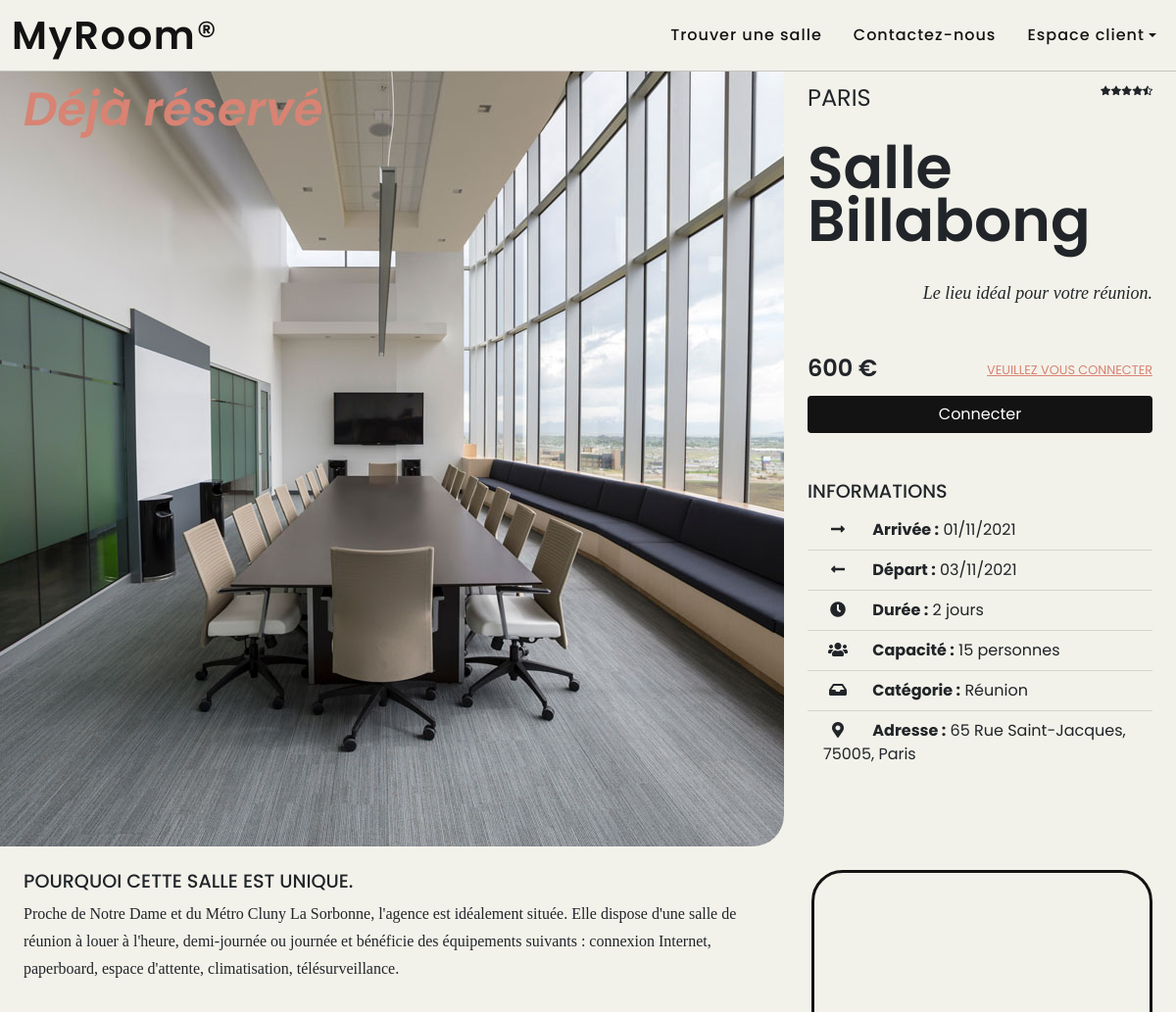
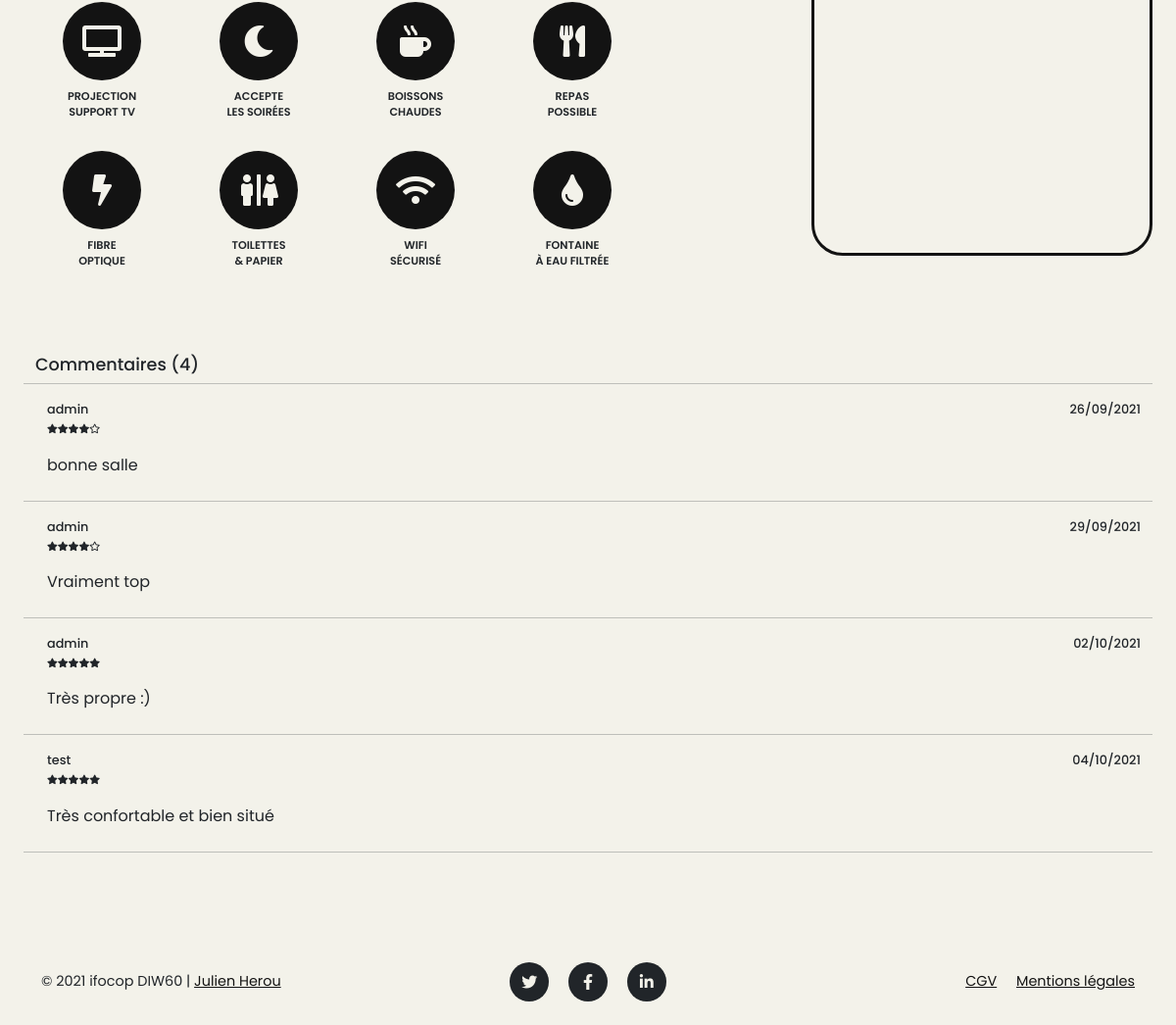
Screenshot of /fiche_produit.php?id_produit=2 with the database file from the repository (2 pictures, top to bottom).
### tables this page shows
CREATE TABLE IF NOT EXISTS `produit` (
  `id_produit` int(3) NOT NULL AUTO_INCREMENT,
  `id_salle` int(3) NOT NULL,
  `date_arrivee` datetime NOT NULL,
  `date_depart` datetime NOT NULL,
  `prix` int(5) NOT NULL,
  `etat` enum('libre','reservation') NOT NULL,
  PRIMARY KEY (`id_produit`),
  KEY `produit_ibfk_1` (`id_salle`)
);

CREATE TABLE IF NOT EXISTS `salle` (
  `id_salle` int(3) NOT NULL AUTO_INCREMENT,
  `titre` varchar(255) NOT NULL,
  `description` text NOT NULL,
  `photo` varchar(255) NOT NULL,
  `pays` varchar(255) NOT NULL,
  `ville` varchar(255) NOT NULL,
  `adresse` varchar(255) NOT NULL,
  `cp` varchar(5) NOT NULL,
  `capacite` int(3) NOT NULL,
  `categorie` enum('Réunion','Bureau','Formation') NOT NULL,
  PRIMARY KEY (`id_salle`)
);

CREATE TABLE IF NOT EXISTS `membre` (
  `id_membre` int(5) NOT NULL AUTO_INCREMENT,
  `pseudo` varchar(255) NOT NULL,
  `mdp` varchar(255) NOT NULL,
  `nom` varchar(255) NOT NULL,
  `prenom` varchar(255) NOT NULL,
  `email` varchar(255) NOT NULL,
  `civilite` enum('m','f','nb') NOT NULL,
  `statut` int(1) NOT NULL,
  `date_enregistrement` datetime NOT NULL,
  PRIMARY KEY (`id_membre`)
);

CREATE TABLE IF NOT EXISTS `avis` (
  `id_avis` int(5) NOT NULL AUTO_INCREMENT,
  `id_membre` int(5) NOT NULL,
  `id_salle` int(3) NOT NULL,
  `commentaire` text NOT NULL,
  `note` int(2) NOT NULL,
  `date_enregistrement` datetime NOT NULL,
  PRIMARY KEY (`id_avis`),
  KEY `id_salle` (`id_salle`),
  KEY `id_membre` (`id_membre`)
);

### fiche_produit.php (the view, shortened to what this page needs)
<?php
include 'inc/init.inc.php';
include 'inc/functions.inc.php';
if (isset($_GET['id_produit'])) {
    $recup_produit = $pdo->prepare("SELECT * FROM salle, produit WHERE id_produit = :id_produit AND salle.id_salle = produit.id_salle");
    $recup_produit->bindParam(':id_produit', $_GET['id_produit'], PDO::PARAM_STR);
    $recup_produit->execute();
} else {
    header('location:index.php');
}
$infos_produit = $recup_produit->fetch(PDO::FETCH_ASSOC);
$calcul_arrivee = strtotime($infos_produit['date_arrivee']);
$calcul_depart = strtotime($infos_produit['date_depart']);
$duree = round(($calcul_depart - $calcul_arrivee)/60/60/24,0);
if (isset($_GET['id_produit'])) {
$liste_avis = $pdo->prepare("SELECT * FROM salle, membre, avis, produit WHERE id_produit = :id_produit AND salle.id_salle = produit.id_salle AND salle.id_salle = avis.id_salle AND membre.id_membre = avis.id_membre");
$liste_avis->bindParam(':id_produit', $_GET['id_produit'], PDO::PARAM_STR);
$liste_avis->execute();
}
if (isset($_GET['id_produit'])) {
$total_avis = $pdo->prepare("SELECT COUNT(*) AS nombre FROM salle, membre, avis, produit WHERE id_produit = :id_produit AND salle.id_salle = produit.id_salle AND salle.id_salle = avis.id_salle AND membre.id_membre = avis.id_membre");
$total_avis->bindParam(':id_produit', $_GET['id_produit'], PDO::PARAM_STR);
$total_avis->execute();
$info_avis = $total_avis->fetch(PDO::FETCH_ASSOC);
$number_avis = $info_avis['nombre'];
}
if (isset($_GET['id_produit'])) {
$recup_note_moy = $pdo->prepare("SELECT ROUND(AVG(note), 1) AS nombre FROM avis, salle, produit WHERE produit.id_produit = :id_produit AND avis.id_salle = salle.id_salle AND salle.id_salle = produit.id_salle");
$recup_note_moy->bindParam(':id_produit', $_GET['id_produit'], PDO::PARAM_STR);
$recup_note_moy->execute();
$liste_note_moy = $recup_note_moy->fetch(PDO::FETCH_ASSOC);
$note_moy = $liste_note_moy['nombre'];
}
include 'inc/header.inc.php';
include 'inc/nav-front.inc.php';
?>
    <main class="container-fluid" id="main-product">
        <div class="row big-card">
            <div class="col-lg-8 p-0 img-big-card">
                <span class="img-etat p-4">
                    <?php
                    if ( $infos_produit['etat'] == 'reservation') {
                        echo 'Déjà réservé';
                    }
                    ?>
                </span>
                <img src="<?php echo URL . 'assets/img_salles/' . $infos_produit['photo']; ?>" alt="Image de la salle : <?php echo $infos_produit['titre']; ?>" class="w-100">
            </div>
            <div class="col-lg-4 p-0 text-big-card">
                <div class="product-header-info p-4">
                    <h2><?php echo $infos_produit['ville']; ?></h2>
                    <div class="stars"><?php stars($note_moy); ?></div>
                </div>
                <h1 class="ps-4">Salle<br><?php echo $infos_produit['titre']; ?></h1>
                <p class="pe-4 pt-4 text-end under-title">Le lieu idéal pour votre <span><?php echo $infos_produit['categorie']; ?>.</span></p>
                <div class="product-middle-info px-4 mt-5 mb-3">
                    <span class="product-price"><?php echo $infos_produit['prix']; ?> €</span>
                <?php if( user_is_connected() ) { ?>
                    <a href="#" class="notes" data-bs-toggle="modal" data-bs-target="#staticBackdrop">Noter cette salle<i class="far fa-envelope ms-2"></i></a>
                </div>
                <form method="post" enctype="multipart/form-data">
                    <input type="hidden" name="id_membre" value="id_membre">
                    <input type="hidden" name="id_produit" value="id_produit">
                    <div class="px-4 mb-5">
                        <input type="submit" class="btn btn-mycolor text-white w-100" id="reservation" name="reservation" value="Réserver">
                    </div>
                </form>
                <div class="modal fade" id="staticBackdrop" data-bs-backdrop="static" data-bs-keyboard="false" tabindex="-1" aria-labelledby="staticBackdropLabel" aria-hidden="true">
                    <div class="modal-dialog">
                        <div class="modal-content">
                            <div class="modal-header">
                                <h5 class="modal-title" id="staticBackdropLabel">Partager votre avis</h5>
                                <button type="button" class="btn-close" data-bs-dismiss="modal" aria-label="Close"></button>
                            </div>
                            <div class="modal-body">
                                <form method="post" enctype="multipart/form-data">
                                    <div class="col-sm-12">
                                        <div class="mb-3">
                                            <select class="form-control" id="note" name="note">
                                                <option selected>Noter la salle <?php echo $infos_produit['titre']; ?></option>
                                                <option>1</option>
                                                <option>2</option>
                                                <option>3</option>
                                                <option>4</option>
                                                <option>5</option>
                                            </select>
                                        </div>
                                        <div class="mb-3">
                                            <textarea class="form-control" id="commentaire" rows="6" name="commentaire" placeholder="Ecrire en commentaire"></textarea>
                                        </div>
                                        <div>
                                            <input type="submit" class="btn btn-mycolor text-white w-100" id="enregistrement" name="enregistrement" value="Envoyer">
                                        </div>
                                    </div>
                                </form>
                            </div>
                        </div>
                    </div>
                </div>
                <?php } else { ?>
                    <a class="notes color-perso-red">Veuillez vous connecter</a>
                </div>
                <form method="post" action="<?php echo URL; ?>connexion.php">
                    <div class="px-4 mb-5">
                        <input type="submit" class="btn btn-mycolor text-white w-100" name="connecter" value="Connecter">
                    </div>
                </form>
                <?php } ?>
                <h3 class="px-4">Informations</h3>
                <ul class="list-group list-group-flush px-4 pb-4 content-info">
                    <li class="list-group-item"><i class="fas fa-long-arrow-alt-right"></i>
                        <b>Arrivée :</b> <?php echo date('d/m/Y', strtotime($infos_produit['date_arrivee'])); ?>
                    </li>
                    <li class="list-group-item"><i class="fas fa-long-arrow-alt-left"></i>
                        <b>Départ :</b> <?php echo date('d/m/Y', strtotime($infos_produit['date_depart'])); ?>
                    </li>
                    <li class="list-group-item"><i class="fas fa-clock"></i>
                        <?php
                        if ($duree == 1 || $duree == 0 || $duree == -1 ) {
                            echo '<b>Durée :</b> ' . $duree . ' jour';
                        } else {
                            echo '<b>Durée :</b> ' . $duree . ' jours';
                        }
                        ?>
                    </li>
                    <li class="list-group-item"><i class="fas fa-users"></i>
                        <b>Capacité :</b> <?php echo $infos_produit['capacite']; ?> personnes
                    </li>
                    <li class="list-group-item"><i class="fas fa-inbox"></i>
                        <b>Catégorie :</b> <?php echo $infos_produit['categorie']; ?>
                    </li>
                    <li class="list-group-item"><i class="fas fa-map-marker-alt"></i>
                        <b>Adresse :</b> <?php echo $infos_produit['adresse'] . ', ' . $infos_produit['cp'] . ', ' . $infos_produit['ville']; ?>
                    </li>
                </ul>
            </div>
        </div>
        <div class="row p-4">
            <div class="col-lg-8 p-0">
                <h3 class="mb-2">Pourquoi cette salle est unique.</h3>
                <p class="product-description">
                    <?php echo $infos_produit['description']; ?>
                </p>
                <div class="content-equip pb-4">
                    <div class="bloc-icon">
                        <div class="circle-icon"><i class="fas fa-tv"></i></div>
                        <p>Projection<br>
                        support TV</p>
                    </div>
                    <div class="bloc-icon">
                        <div class="circle-icon"><i class="fas fa-moon"></i></div>
                        <p>Accepte<br>
                        les soirées</p>
                    </div>
                    <div class="bloc-icon">
                        <div class="circle-icon"><i class="fas fa-mug-hot"></i></div>
                        <p>Boissons<br>
                        chaudes</p>
                    </div>
                    <div class="bloc-icon">
                        <div class="circle-icon"><i class="fas fa-utensils"></i></div>
                        <p>Repas<br>
                        possible</p>
                    </div>
                    <div class="bloc-icon">
                        <div class="circle-icon"><i class="fas fa-bolt"></i></div>
                        <p>Fibre<br>
                        optique</p>
                    </div>
                    <div class="bloc-icon">
                        <div class="circle-icon"><i class="fas fa-restroom"></i></div>
                        <p>Toilettes<br>
                        & papier</p>
                    </div>
                    <div class="bloc-icon">
                        <div class="circle-icon"><i class="fas fa-wifi"></i></div>
                        <p>WIFI<br>
                        sécurisé</p>
                    </div>
                    <div class="bloc-icon">
                        <div class="circle-icon"><i class="fas fa-tint"></i></div>
                        <p>Fontaine<br>
                        à eau filtrée</p>
                    </div>
                </div>
            </div>
            <div class="col-lg-4 p-0">
                <div class="content-map">
                    <div class="border-map">
                        <?php
                        $ville = $infos_produit['ville'];
                        $adresse = $infos_produit['adresse'];
                        $cp = $infos_produit['cp'];
                        $ville_url = str_replace(' ', '+', $ville);
                        $adresse_url = str_replace(' ', '+', $adresse);
                        $MapCoordsUrl = urlencode($cp.'+'.$ville_url.'+'.$adresse_url);
                        ?>
                        <iframe src="http://maps.google.fr/maps?q=<?php echo $MapCoordsUrl; ?>&amp;t=h&amp;output=embed"></iframe>
                    </div>
                </div>
            </div>
        </div>
        <div class="row p-4 content-com">
                <?php
                echo '<h4>Commentaires (' . $number_avis . ')</h4><hr>';
                if ($number_avis == 0){
                    echo '<div class="ps-4 mb-3 header-com">';
                    echo '<div>Il n\'y a actuellement aucun avis sur cette salle.<br>';
                    echo '<i class="far fa-star"></i><i class="far fa-star"></i><i class="far fa-star"></i><i class="far fa-star"></i><i class="far fa-star"></i>';
                    echo '</div>';
                    echo '</div>';
                    echo '<hr>';
                } else {
                    while($ligne = $liste_avis->fetch(PDO::FETCH_ASSOC)) {
                        echo '<div class="ps-4 mb-3 header-com">';
                        echo '<div>' . $ligne['pseudo'] . '<br>';
                        stars($ligne['note']);
                        echo '</div>';
                        echo '<div>' . date('d/m/Y', strtotime($ligne['date_enregistrement'])) . '</div>';
                        echo '</div>';
                        echo '<div class="ps-4 mb-4">';
                        echo $ligne['commentaire'];
                        echo '</div>';
                        echo '<hr>';
                    }
                }
                ?>
        </div>
    </main>
<?php
include 'inc/footer.inc.php';

### inc/functions.inc.php (shortened to what this page needs)
<?php
function user_is_connected() {
    if( !empty($_SESSION['membre']) ) {
        return true;
    } else {
        return false;
    }
}
function stars($note){
    if( $note >= 1 && $note < 1.5 ) {
        echo '<i class="fas fa-star"></i><i class="far fa-star"></i><i class="far fa-star"></i><i class="far fa-star"></i><i class="far fa-star"></i>';
    } elseif( $note >= 1.5 && $note < 2 ){
        echo '<i class="fas fa-star"></i><i class="fas fa-star-half-alt"></i><i class="far fa-star"></i><i class="far fa-star"></i><i class="far fa-star"></i>';
    } elseif( $note >= 2 && $note < 2.5 ){
        echo '<i class="fas fa-star"></i><i class="fas fa-star"></i><i class="far fa-star"></i><i class="far fa-star"></i><i class="far fa-star"></i>';
    } elseif( $note >= 2.5 && $note < 3 ){
        echo '<i class="fas fa-star"></i><i class="fas fa-star"></i><i class="fas fa-star-half-alt"></i><i class="far fa-star"></i><i class="far fa-star"></i>';
    } elseif( $note >= 3 && $note < 3.5 ){
        echo '<i class="fas fa-star"></i><i class="fas fa-star"></i><i class="fas fa-star"></i><i class="far fa-star"></i><i class="far fa-star"></i>';
    } elseif( $note >= 3.5 && $note < 4 ){
        echo '<i class="fas fa-star"></i><i class="fas fa-star"></i><i class="fas fa-star"></i><i class="fas fa-star-half-alt"></i><i class="far fa-star"></i>';
    } elseif( $note >= 4 && $note < 4.5 ){
        echo '<i class="fas fa-star"></i><i class="fas fa-star"></i><i class="fas fa-star"></i><i class="fas fa-star"></i><i class="far fa-star"></i>';
    } elseif( $note >= 4.5 && $note < 5 ){
        echo '<i class="fas fa-star"></i><i class="fas fa-star"></i><i class="fas fa-star"></i><i class="fas fa-star"></i><i class="fas fa-star-half-alt"></i>';
    } elseif( $note >= 5 ){
        echo '<i class="fas fa-star"></i><i class="fas fa-star"></i><i class="fas fa-star"></i><i class="fas fa-star"></i><i class="fas fa-star"></i>';
    } else {
        echo '<i class="far fa-star"></i><i class="far fa-star"></i><i class="far fa-star"></i><i class="far fa-star"></i><i class="far fa-star"></i>';
    }
}

### rows the page displays
produit: id_salle.titre (picture), id_salle.ville "PARIS", id_salle.titre "Billabong", id_salle.categorie "réunion", prix "600", date_arrivee "01/11/2021", date_depart "03/11/2021", duree "2", id_salle.capacite "15", id_salle.categorie "Réunion", id_salle.adresse "65 Rue Saint-Jacques", id_salle.cp "75005", id_salle.ville "Paris", id_salle.description "Proche de Notre Dame et du Métro Cluny La Sorbonne, l'agence est idéalement située. Elle dispose d'une salle de réunion à louer à l'heure, demi-journée ou journée et bénéficie des équipements suivants : connexion Internet, paperboard, espace d'attente, climatisation, télésurveillance."
salle: membre.pseudo "admin", avis.date_enregistrement "26/09/2021", avis.commentaire "bonne salle", avis.date_enregistrement "29/09/2021", avis.commentaire "Vraiment top", avis.date_enregistrement "02/10/2021", avis.commentaire "Très propre :)", membre.pseudo "test", avis.date_enregistrement "04/10/2021", avis.commentaire "Très confortable et bien situé"

### other values shown
$number_avis "4"
